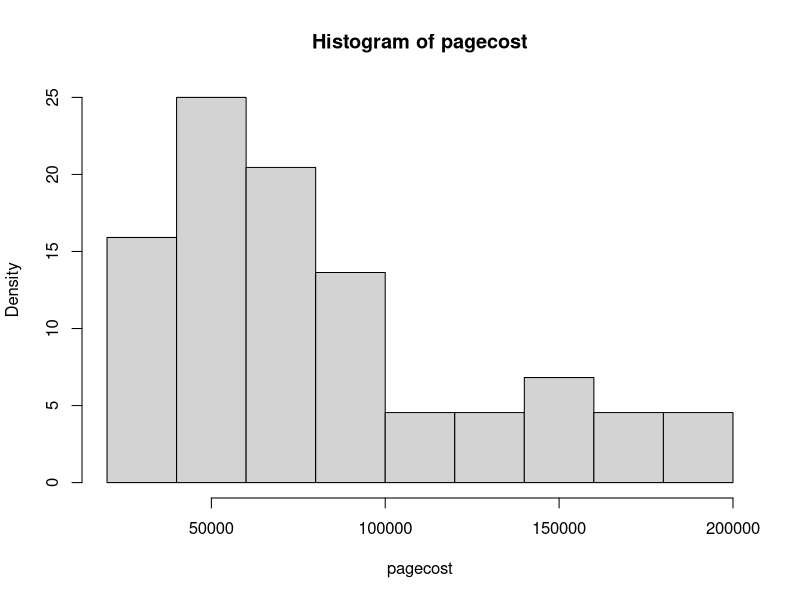
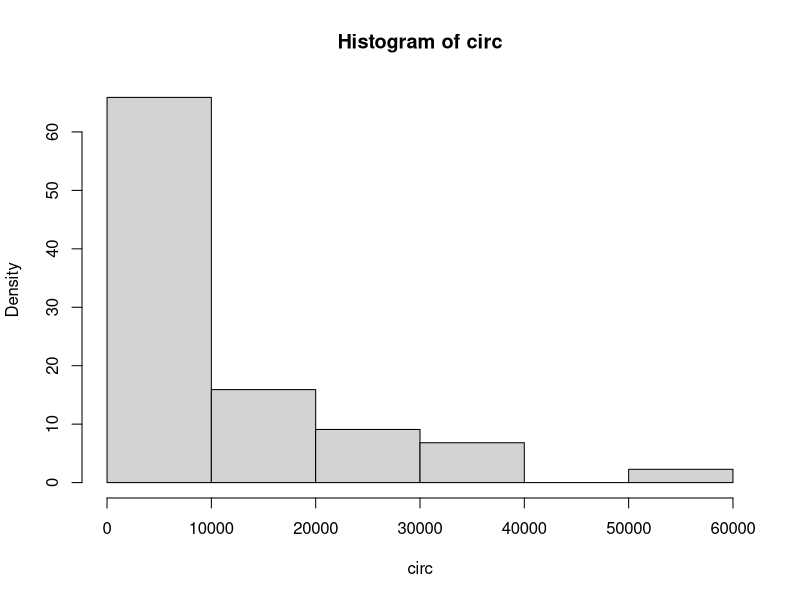
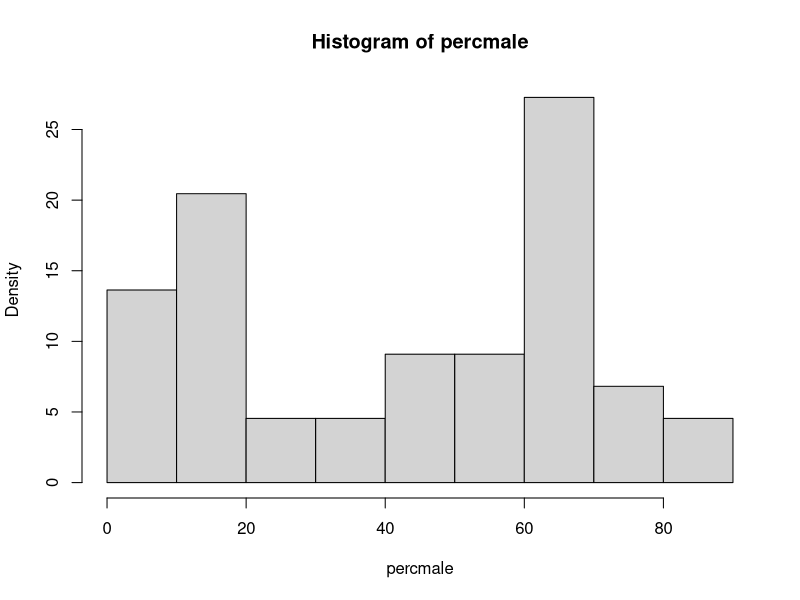
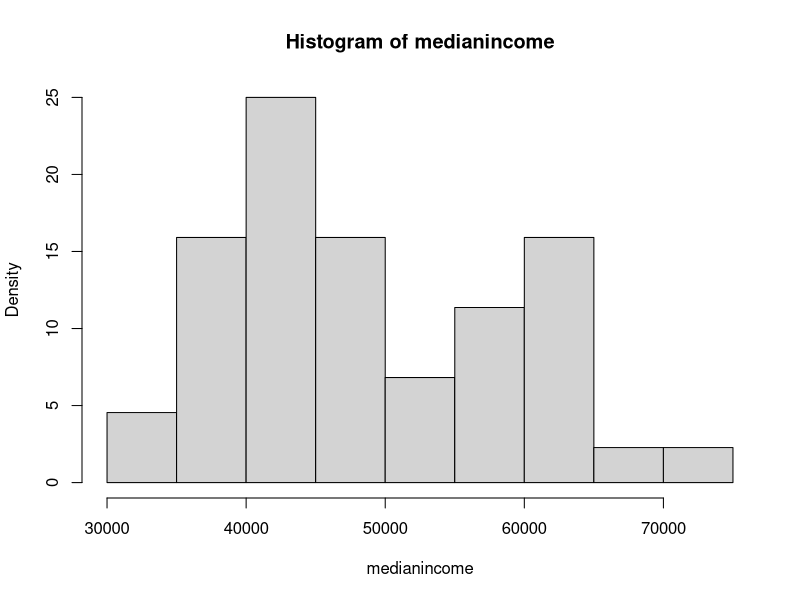

Reproduce these figures in R, in order. (Note: this script raises an error after producing the figures.)
mag_data <- read.csv("MagazineAds.csv")
sum(is.na(mag_data))
#import data
head(mag_data)
str(mag_data)
domestic <- as.numeric(as.numeric(mag_data$Market)==1)
#create a new dummy variable to describe Market variable
mag_data1 <- mag_data[,c(-1,-6)]
#remove the col with magazine name and the Market columns
mag_data1$domestic <- domestic
#add the dummy varible into the data frame

newdata<-data.frame(circ=1800,percmale = 60,medianincome = 80000,domestic = 0)
#create the data for Dr. Sam's magazine. Popular Statistics,  for prediction
for (i in 1:5){
  histi <- hist(mag_data1[,i], plot=FALSE)
  histi$density <-histi$counts/sum(histi$counts)*100
  plot(histi, freq = FALSE,main = paste("Histogram of" , colnames(mag_data1)[i]), xlab = colnames(mag_data1)[i])
}
#a loop that generates five histogram for 5 variables

summary(mag_data1)
#get the descriptive statistics for the variables 

plot(mag_data1)
#scatter plot
round(cor(mag_data1),2)
#correlation table with 2 decimal rounding
M1 = lm(pagecost~.,data = mag_data1)
summary(M1)
#install.packages("car") for vif testing
library(car)
vif(M1)

res_data1 <- residuals(M1)
plot(res_data1, type = "l")
abline(h=0,col="red")
qqnorm(res_data1)
qqline(res_data1, col = "red")
predicted_data1 <-predict(M1)
plot(predicted_data1,res_data1)
abline(h=0,col="red")
install.packages("lmtest")
library(lmtest)
dwtest(M1)
acf(res_data1)
shapiro.test(res_data1)
#Evaluate the required conditions: linearity, Homoscedasticity, Independence and normality only  
predict(M1,newdata = newdata, se.fit = TRUE, interval = "confidence")
#Preidict the pagecost and the prediction interval
mag_data2 <- mag_data1
mag_data2$pagecost <-log(mag_data2$pagecost)
colnames(mag_data2)[1] <-"ln.pagecost"
head(mag_data2)
#create another data and transform the pagecost

for (i in 2:5) {
  plot(mag_data2[,i],mag_data2[,1], xlab = colnames(mag_data2)[i], ylab = "ln.pagecost")}
M2<-lm(ln.pagecost~.,data = mag_data2)
summary(M2)
#plot ln.pagecost against all predictor variables

res_data2 <- residuals(M2)
plot(res_data2, type = "l")
abline(h=0,col="red")

qqnorm(res_data2)
qqline(res_data2, col = "red")
predicted_data2 <-predict(M2)
plot(predicted_data2,res_data2)
abline(h=0,col="red")
dwtest(M2)
acf(res_data2)
shapiro.test(res_data2)
#data normally distributed

#Evaluate the required conditions: linearity, Homoscedasticity, Independence and normality only  
mag_data3 <- mag_data2
mag_data3$circ <-log(mag_data3$circ)
head(mag_data3)
colnames(mag_data3)[2] <- "ln.circ"
#Transform log of circ
M3<-lm(ln.pagecost~., data = mag_data3)
summary(M3)

res_data3 <- residuals(M3)
plot(res_data3, type = "l")
abline(h=0,col="red")
qqnorm(res_data3)
qqline(res_data3,col="red")
predicted_data3 <-predict(M3)
plot(predicted_data3,res_data3)
abline(h=0,col="red")
dwtest(M3)
acf(res_data3)
shapiro.test(res_data3)
vif(M3)
for (i in 2:5) {
  plot(mag_data3[,i],res_data3,xlab = colnames(mag_data3)[i], ylab = "residuals")}
#Plot the residuals against all predictor variables
newdata2 <-newdata
newdata2$circ = log(newdata2$circ)
colnames(newdata2)[1] = "ln.circ"
#transform the newdata to feed the predict method
predict(M3,newdata = newdata2, se.fit = TRUE, interval = "confidence")

removeoutlier <-function(sampledata) {
  model<-lm( as.formula(paste(colnames(sampledata)[1], "~",
                              paste(colnames(sampledata)[c(2:length(sampledata))], collapse = "+"),
                              sep = "")),data=sampledata)
  paste(colnames(sampledata)[1], "~",
        paste(colnames(sampledata)[c(2:length(sampledata))], collapse = "+"),
        sep = "")
 
  cook.distance <- cooks.distance(model)
  outlier.index <- cook.distance>(4/44)
  nonoutlier.index <-!outlier.index
  mag_data_outlier_remove <-sampledata[nonoutlier.index,]
  MX<-lm( as.formula(paste(colnames(mag_data_outlier_remove)[1], "~",
                     paste(colnames(mag_data_outlier_remove)[c(2: ncol(mag_data_outlier_remove))], collapse = "+"),
                     sep = ""
    )),
    data=mag_data_outlier_remove
  )
  summary(MX)
}
#defining a function to remove outlier using Cook's Distance and show summary of the model after removing outliers 
removeoutlier(mag_data3)

# res_dataX <- residuals(MX)
# plot(res_dataX, type = "l")
# abline(h=0,col="red")
# qqnorm(res_dataX)
# predicted_dataX <-predict(MX)
# plot(predicted_dataX,res_dataX)
# abline(h=0,col="red")
# dwtest(MX)
# vif(MX)


mag_data4<-mag_data3
mag_data4$dom.ln.circ <-mag_data4$domestic*mag_data4$ln.circ
mag_data4$dom.percmale <-mag_data4$domestic*mag_data4$percmale
mag_data4$dom.medianincome <-mag_data4$domestic*mag_data4$medianincome
#add interaction terms
M4<-lm(ln.pagecost~.,data = mag_data4)
summary(M4)

removeoutlier(mag_data4)
#check what the r-square would be after removing outliers

mag_data5<-mag_data4
mag_data5$sqr.permale <-mag_data5$percmale*mag_data5$percmale 
removeoutlier(mag_data5)
#check what the r-square would be after removing outliers
mag_data6<-mag_data5[,-c(6,7)]
#removing insignificant variables
head(mag_data6)
removeoutlier(mag_data6)
M6<-lm(ln.pagecost~.,data=mag_data6)
#check what the r-square would be after removing outliers
plot(resid(M6))
abline(h=0,col="red")

newdata3<-newdata2
newdata3$dom.medianincome <-newdata3$domestic*newdata3$medianincome
newdata3$sqr.permale <-newdata3$percmale*newdata3$percmale
colnames(newdata3)==colnames(mag_data6)[-1]
#transform the newdata to feed the predict method
predict(M6,newdata = newdata3, se.fit = TRUE, interval = "confidence")

